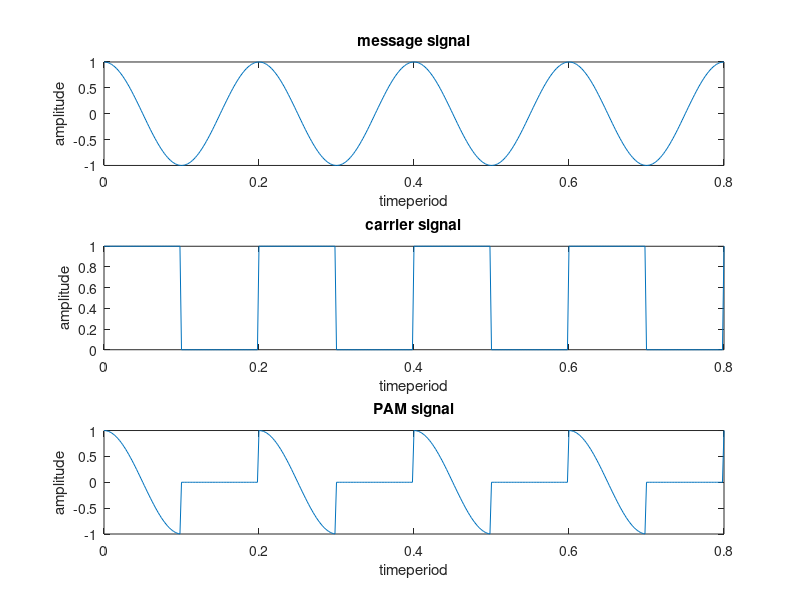

MATLAB code to generate this figure:
clc;
clear all;
close all;
fm=input("Enter frequency of message signal: ");
fc=input("Enter frequency of carrier signal: ");
fs=100*fc;
t=0:1/fs:4/fm;
%%============================================================
mt=cos(2*pi*fm*t);
ct=0.5*square(2*pi*fc*t)+0.5;
st=mt.*ct;
tt=[ ];
%single sided PAM
for i=1:length(st);
if st(i)==0;
tt=[tt,st(i)];
else
tt=[tt,st(i)+2];
end
end
figure(1)
%%==============================================
subplot(3,1,1);
plot(t,mt);
title('message signal');
xlabel('timeperiod');
ylabel('amplitude');
%===============================================
subplot(3,1,2);
plot(t,ct);
title('carrier signal');
xlabel('timeperiod');
ylabel('amplitude');
%================================================
subplot(3,1,3);
plot(t,st);
title('PAM signal');
xlabel('timeperiod');
ylabel('amplitude');

